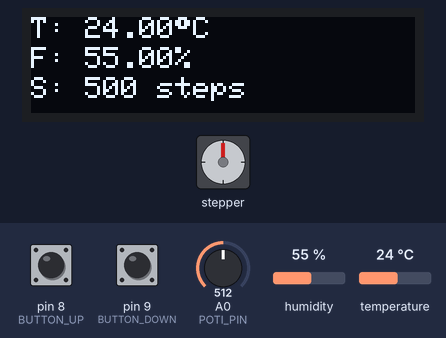
Recording of a sketch running on a simulated Arduino Nano, built with avr-gcc and run on an emulated ATmega328P. Shown: 128×32 one-colour display, stepper motor. The inputs (shaded band) are chosen by the test bench; at power-on: pin 9 (BUTTON_DOWN) LOW, pin 8 (BUTTON_UP) LOW, A0 (POTI_PIN) = 512, humidity 55 %, temperature 24 °C. Stepper angles assume 2048 steps per turn; what the sketch prints to the serial monitor is not drawn.

Above: at 1.5 s.
1.6 s: pin 9 (BUTTON_DOWN) pulled HIGH for 0.45 s
At 2.5 s:
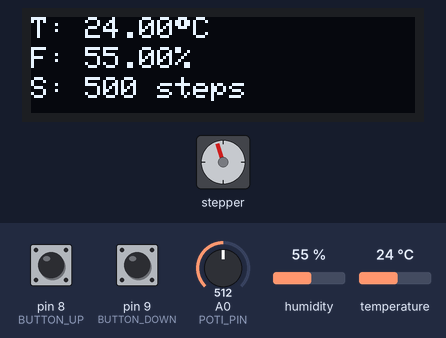
3.5 s: pin 8 (BUTTON_UP) pulled HIGH for 3.2 s
8.2 s: A0 (POTI_PIN) set to 900
At 9.6 s:
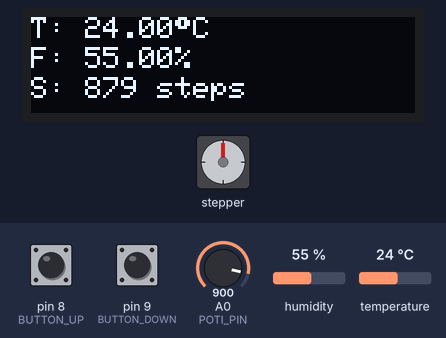
10.7 s: pin 9 (BUTTON_DOWN) pulled HIGH for 1 s
At 11.4 s:
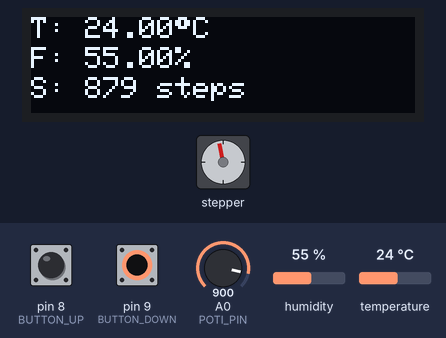
16.8 s: humidity set to 19 %
At 18.3 s:
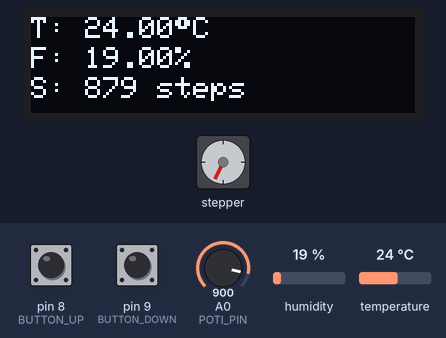
18.5 s: pin 9 (BUTTON_DOWN) pulled HIGH for 0.45 s
At 19.6 s:
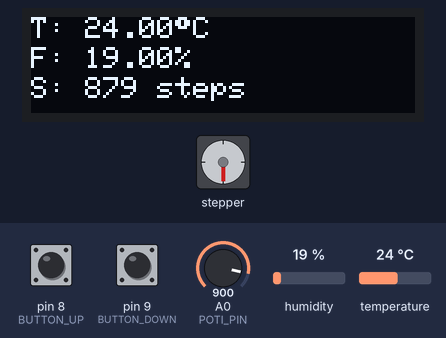
Timing chart, 0 to 23.7 s (numbered marks = the images above; inputs shaded):
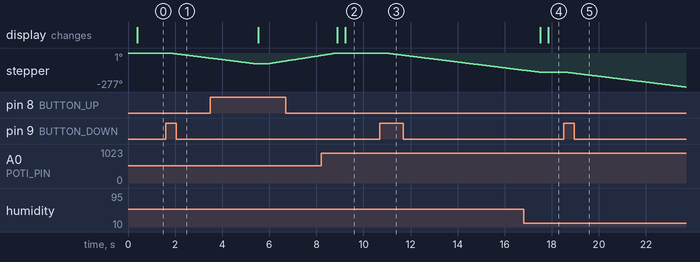

The sketch:

arduino_focuser.ino
```cpp
/*
 Focuser-Code
 - Stepper
 - Poti
 - DHT11
 - OLED
 - Arduino Nano

 TODO:
 - show temp and humedity only when a difference exists of +/- 0.5/1
 - adjust stepper speed in relation to steps - as smaller as slower!

 */

// Display
#include <SPI.h>
#include <Wire.h>
#include <Adafruit_GFX.h>
#include <Adafruit_SSD1306.h>
#include <Adafruit_Sensor.h>
#include "DHT.h" //DHT Bibliothek laden

#define SCREEN_WIDTH 128 // OLED display width, in pixels
#define SCREEN_HEIGHT 32 // OLED display height, in pixels
// Declaration for an SSD1306 display connected to I2C (SDA, SCL pins)
#define OLED_RESET     4 // Reset pin # (or -1 if sharing Arduino reset pin)
Adafruit_SSD1306 display(SCREEN_WIDTH, SCREEN_HEIGHT, &Wire, OLED_RESET);


// DHT
#define DHTPIN 7 //Der Sensor wird an PIN 2 angeschlossen
#define DHTTYPE DHT11    // Es handelt sich um den DHT11 Sensor
DHT dht(DHTPIN, DHTTYPE); //Der Sensor wird ab jetzt mit „dth“ angesprochen

// stepper
#include <Stepper.h>

// for potentiometer
#define   POTI_PIN          A0
int sensorReading = 0;
int motorSpeed = 0;
float voltage;
int result = 0;
int limitTop = 970;
const byte e = 5; // Nur Änderungen größer e werden bearbeitet.
int last;
int lastval_0;  // für analogRead(A0)
int mySensVals[14] = {1, 3, 5, 7, 9, 10, 15, 20, 25, 30, 40, 55, 75, 95};

#define BUTTON_UP 8
#define BUTTON_DOWN 9
//#define BUTTON_EXTRA 10
int buttonUpState = 0;
int buttonDownState = 0;
//int buttonExtraState = 0;

// temperature
int tempSensorValue = 0;
float temperature, humedity;
float temperatureNew, humedityNew;
int tempIntervall = 300;

// for your motor
int stepsPerRevolution = 2048;  // change this to fit the number of steps per revolution

// initialize the stepper library on pins 8 through 11:
Stepper myStepper(stepsPerRevolution, 3, 4, 5, 6);

int stepCount = 0;  // number of steps the motor has taken

int filter(int in, int& last) {
   if ( (in < (last - e) || (last + e) < in ) ) {
       last = in;
   }
   return last;
}

void setup() {
  // nothing to do inside the setup
  dht.begin(); //DHT11 Sensor starten
  pinMode(BUTTON_UP, INPUT);
  pinMode(BUTTON_DOWN, INPUT);
  //pinMode(BUTTON_EXTRA, INPUT);
  //attachInterrupt (digitalPinToInterrupt (BUTTON_UP), switchPressed, HIGH);  // attach interrupt handler
  //attachInterrupt (digitalPinToInterrupt (BUTTON_DOWN), switchPressed, HIGH);  // attach interrupt handler
  //attachInterrupt (digitalPinToInterrupt (BUTTON_EXTRA), switchPressed, CHANGE);  // attach interrupt handler
  Serial.begin(9600);
  // SSD1306_SWITCHCAPVCC = generate display voltage from 3.3V internally
  if(!display.begin(SSD1306_SWITCHCAPVCC, 0x3C)) { // Address 0x3C for 128x32
    Serial.println(F("SSD1306 allocation failed"));
    for(;;); // Don't proceed, loop forever
  }
  display.clearDisplay();

  myStepper.setSpeed(5);
  // step 1/100 of a revolution:
  //myStepper.step(stepsPerRevolution / motorSpeed);
  //myStepper.step(200); // Der Motor macht 2048 Schritte, das entspricht einer Umdrehung..
  //delay(1000);
  //myStepper.step(-200);
}

void loop() {

  humedity = dht.readHumidity(); //die Luftfeuchtigkeit auslesen und unter „Luftfeutchtigkeit“ speichern
  temperature = dht.readTemperature();//die Temperatur auslesen und unter „Temperatur“ speichern
  // get only values for output, if a little difference exists to last value
//  if (humedity != NULL) {
//    humedityNew = dht.readHumidity();
//  }
//  if ((humedityNew + 1) >= humedity) {
//    humedityNew = humedity;
//  } else if ((humedityNew - 1) <= humedity) {
//    humedityNew = humedity;
//  }
//  if (temperature != NULL) {
//    temperatureNew = dht.readTemperature();
//  }
//  if ((temperatureNew + 0.5) >= temperature) {
//    temperatureNew = temperature;
//  } else if ((temperatureNew - 0.5) <= temperature) {
//    temperatureNew = temperature;
//  }

  delay(tempIntervall);


  // read the sensor value of poti:
  sensorReading = analogRead(POTI_PIN);
  motorSpeed = map(sensorReading, 0, 1023, 0, 1000);

  // integrate excluded functions
  calculateSteps(motorSpeed);
  serialOutput();

  // button input read
  buttonUpState = digitalRead(BUTTON_UP);
  buttonDownState = digitalRead(BUTTON_DOWN);
  //buttonExtraState = digitalRead(BUTTON_EXTRA);
  if (buttonUpState == HIGH) {
    Serial.println("ButtonUp");
    // set the motor speed:
    if (motorSpeed > 0) {
      makeSteps(0);
    }
  }

  if (buttonDownState == HIGH) {
    Serial.println("ButtonDown");
    // set the motor speed:
    if (motorSpeed > 0) {
      // calculate better!
      makeSteps(1);
    }
  }
  //if (buttonExtraState == HIGH) {
  //  Serial.println("ButtonExtra");
  //}

  // use display output
  showOnDisplay();
}

// hard coded
// todo: make better algorithm to set lower poti movement with lower steps and make
// disproportionately bigger steps while moving
void calculateSteps(int potiValue) {
  //last = lastval_0;
   // if (last != filter(analogRead(POTI_PIN), lastval_0)) {
       // map it to a range from 0 to 100:
       //motorSpeed = map(sensorReading, 0, 1023, 0, 1000);
    //   Serial.print("Letzter Wert: ");
      // Serial.println(lastval_0);
       //delay(2000);
   //}
  // todo: do calculation an stepper way in extra function by interrupt
  result = potiValue;
  if (potiValue == 0) {
    motorSpeed = 1;
    result = 1;
  }
  if (potiValue > limitTop) {
    motorSpeed = 1024;
    result = 1024;
  }
  if (potiValue < 200) {
    result = mySensVals[13];
  }
  if (potiValue < 190) {
    result = mySensVals[12];
  }
  if (potiValue < 180) {
    result = mySensVals[11];
  }
  if (potiValue < 170) {
    result = mySensVals[10];
  }
  if (potiValue < 150) {
    result = mySensVals[9];
  }
  if (potiValue < 140) {
    result = mySensVals[8];
  }
  if (potiValue < 130) {
    result = mySensVals[6];
  }
  if (potiValue < 120) {
    result = mySensVals[5];
  }
  if (potiValue < 100) {
    result = mySensVals[3];
  }
  if (potiValue < 80) {
    result = mySensVals[2];
  }
  if (potiValue < 60) {
    result = mySensVals[1];
  }
  if (potiValue < 40) {
    result = mySensVals[0];
  }
  if (potiValue < 30) {
    result = 1;
  }
  //if (potiValue < limitBottom) {
  //  motorSpeed = 10;
  //  result = 1;
  //}


}

void showOnDisplay() {
  // display text
  display.clearDisplay();
  display.setTextSize(1); // Draw 2X-scale text
  display.setTextColor(WHITE);
  display.setCursor(0, 0);;
  display.print(F("T: "));
  display.print(temperature);
  display.print(char(247)); // Grad-Zeichen
  display.println(F("C"));
  display.setCursor(0, 10);
  display.print(F("F: "));
  display.print(humedity);
  display.println(F("%"));
  display.setCursor(0, 20);
  display.print(F("S: "));
  display.print(result);
  display.println(F(" steps"));
  display.display();
}

void serialOutput() {
  // todo: do serial output in extra function
  Serial.print("Temp: ");
  Serial.println(temperature);
  Serial.print("Poti: ");
  Serial.print(sensorReading);
  Serial.print(" - ");
  Serial.print("motorspeed: ");
  Serial.println(motorSpeed);
  voltage = sensorReading * (5.0 / 1023.0);
  // print out the value you read:
  Serial.print("Volt: ");
  Serial.println(voltage);
  Serial.println("------------------------------------");
 }

void makeSteps(int direction) {
  if (direction == 1) {
    result = -1 * result;
    Serial.print("negativer Wert!");
  }

  Serial.print("SetSpeed: ");
  Serial.println(result);
  myStepper.setSpeed(5);

  // set speed much slower if steps are smaller
  if (result < 100) {
    myStepper.setSpeed(4);
  } else if (result < 80) {
    myStepper.setSpeed(4);
  } else if (result < 60) {
    myStepper.setSpeed(3);
  } else if (result < 50) {
    myStepper.setSpeed(2);
  } else if (result < 20) {
    myStepper.setSpeed(1);
  }
  myStepper.step(result); // Der Motor macht 2048 Schritte, das entspricht einer Umdrehung..
}

void switchPressed() {
  //buttonUpState != buttonUpState;
  Serial.println("ButtonUpInterrupt");
  int valueOfX = 0;
}
```

Measured:
- after the input at 1.6 s, stepper: keeps turning counter-clockwise at about 25°/s, starting after 0.21 s
- after the input at 8.2 s, the display: first differs from a run without the input after 1.0 s (image 2)
- after the input at 10.7 s, stepper: keeps turning counter-clockwise at about 24°/s, starting after 0.29 s
- after the input at 16.8 s, the display: first differs from a run without the input after 1.1 s (image 4)
- after the input at 18.5 s, stepper: keeps turning counter-clockwise at about 24°/s, starting after 0.09 s
